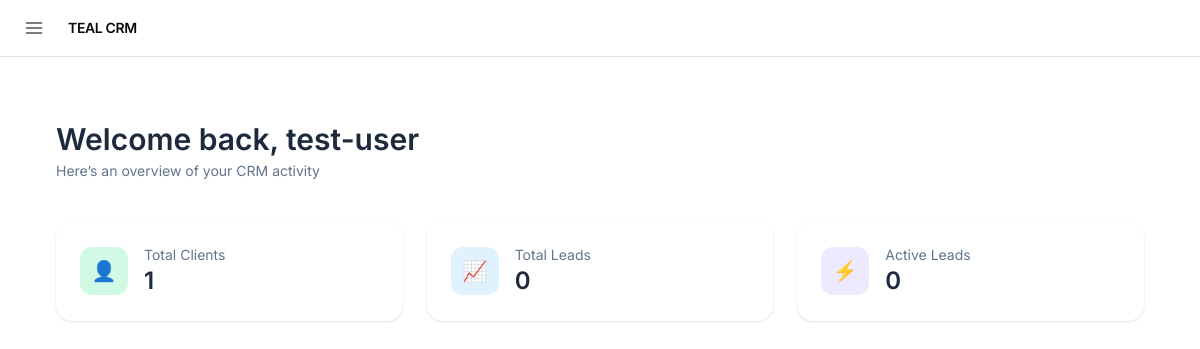
The page /dashboard/ (signed in) on the database as committed earlier.
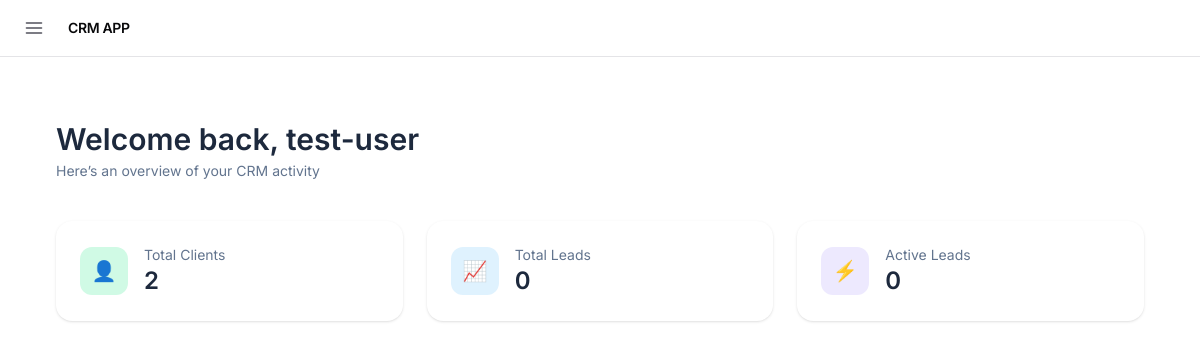
The same page on the database as committed later.
### settings/models.py (models this page shows, shortened)
class AppSetting(models.Model):
    app_name = models.CharField(max_length=100, default="Teal CRM")
    base_url = models.URLField(blank=True, default="")
    logo = models.ImageField(
        upload_to="branding/",
        blank=True,
        null=True
    )
    smtp_host = models.CharField(max_length=255, blank=True)
    smtp_port = models.PositiveIntegerField(default=587)
    smtp_username = models.CharField(max_length=255, blank=True)
    smtp_password = models.CharField(max_length=255, blank=True)
    smtp_use_tls = models.BooleanField(default=True)
    smtp_use_ssl = models.BooleanField(default=False)
    smtp_from_email = models.EmailField(blank=True)

### dashboard/views.py (the view)
# urls.py: path('dashboard/', include('dashboard.urls')),
@login_required
@never_cache
def dashboard(request):
    leads = Lead.objects.filter(
        lead_owner=request.user,
        deleted_at__isnull=True
    )
    total_clients = Client.objects.filter(
        created_by=request.user
    ).count()
    pipeline = {
        'new': leads.filter(status='new'),
        'contacted': leads.filter(status='contacted'),
        'qualified': leads.filter(status='qualified'),
        'won': leads.filter(status='won'),
        'lost': leads.filter(status='lost'),
    }
    return render(request, 'dashboard/dashboard.html', {
        'total_clients': total_clients,
        'total_leads': leads.count(),
        'active_leads': leads.exclude(status='lost').count(),
        'pipeline': pipeline,
    })

### crm/context_processors.py (called while the page is built)
def app_settings(request):
    setting = AppSetting.objects.first()
    return {
        'app_setting': setting
    }

### userprofile/context_processors.py (called while the page is built)
def sidebar_visibility(request):
    auth_pages = [
        'login',
        'signup',
        'login_otp',
        'verify_login_otp',
        'forgot_password',
        'verify_otp',
        'reset_password'
    ]
    current_url_name = request.resolver_match.url_name if request.resolver_match else None
    show_shell = request.user.is_authenticated and current_url_name not in auth_pages
    return {
        'show_app_shell': show_shell
    }

### dashboard/templates/dashboard/dashboard.html (shortened to what this page needs)
{% extends 'core/base.html' %}
{% block content %}
<div class="max-w-7xl mx-auto px-6 py-8">
    <div class="flex flex-col md:flex-row md:items-center md:justify-between gap-4 mb-10">
        <div>
            <h1 class="text-3xl font-semibold text-slate-800">
                Welcome back, {{ request.user.username }}
            </h1>
            <p class="text-slate-500 text-sm mt-1">
                Here’s an overview of your CRM activity
            </p>
        </div>
    </div>
    <div class="grid grid-cols-1 md:grid-cols-3 gap-6 mb-12">
        <div
            class="group bg-white rounded-2xl p-6 shadow-sm hover:shadow-lg
                   transition-all duration-300 hover:-translate-y-1"
        >
            <div class="flex items-center gap-4">
                <div
                    class="w-12 h-12 flex items-center justify-center rounded-xl
                           bg-emerald-100 text-emerald-600 text-xl"
                >
                    👤
                </div>
                <div>
                    <p class="text-slate-500 text-sm">Total Clients</p>
                    <p class="text-2xl font-semibold text-slate-800">
                        {{ total_clients }}
                    </p>
                </div>
            </div>
        </div>
        <div
            class="group bg-white rounded-2xl p-6 shadow-sm hover:shadow-lg
                   transition-all duration-300 hover:-translate-y-1"
        >
            <div class="flex items-center gap-4">
                <div
                    class="w-12 h-12 flex items-center justify-center rounded-xl
                           bg-sky-100 text-sky-600 text-xl"
                >
                    📈
                </div>
                <div>
                    <p class="text-slate-500 text-sm">Total Leads</p>
                    <p class="text-2xl font-semibold text-slate-800">
                        {{ total_leads }}
                    </p>
                </div>
            </div>
        </div>
        <div
            class="group bg-white rounded-2xl p-6 shadow-sm hover:shadow-lg
                   transition-all duration-300 hover:-translate-y-1"
        >
            <div class="flex items-center gap-4">
                <div
                    class="w-12 h-12 flex items-center justify-center rounded-xl
                           bg-violet-100 text-violet-600 text-xl"
                >
                    ⚡
                </div>
                <div>
                    <p class="text-slate-500 text-sm">Active Leads</p>
                    <p class="text-2xl font-semibold text-slate-800">
                        {{ active_leads }}
                    </p>
                </div>
            </div>
        </div>
    </div>
</div>
{% endblock %}

### accounts/templates/core/base.html (shortened to what this page needs)
<!doctype html>
<html lang="en">
<head>
    <script src="https://cdn.jsdelivr.net/npm/@tailwindcss/browser@4"></script>
</head>
<body class="h-screen overflow-hidden bg-white text-zinc-950 flex flex-col" x-data="{
    sidebarOpen: localStorage.getItem('sidebarOpen') !=='false',
    toggle() {
        this.sidebarOpen = !this.sidebarOpen;
        localStorage.setItem('sidebarOpen', this.sidebarOpen);
    }
  }"
>
    <header class="flex-none z-30 w-full border-b border-zinc-200 bg-white/80 backdrop-blur-md">
        <div class="flex items-center justify-between px-4 h-14">
            <div class="flex items-center gap-4">
                <button @click="sidebarOpen = !sidebarOpen"
                    class="p-2 rounded-md hover:bg-zinc-100 transition-colors cursor-pointer text-zinc-600 flex items-center justify-center">
                    <svg xmlns="http://www.w3.org/2000/svg" width="20" height="20" viewBox="0 0 24 24" fill="none"
                        stroke="currentColor" stroke-width="2" stroke-linecap="round" stroke-linejoin="round">
                        <line x1="3" x2="21" y1="6" y2="6" />
                        <line x1="3" x2="21" y1="12" y2="12" />
                        <line x1="3" x2="21" y1="18" y2="18" />
                    </svg>
                </button>
                <a href="{% url 'dashboard' %}" class="flex items-center">
                    {% if app_setting.logo %}
                    <img src="{{ app_setting.logo.url }}" alt="logo" class="h-7 w-auto object-contain">
                    {% else %}
                    <span class="text-sm font-semibold tracking-tight uppercase">
                        {{ app_setting.app_name|default:"Teal CRM" }}
                    </span>
                    {% endif %}
                </a>
            </div>
        </div>
    </header>
    <div class="flex flex-1 overflow-hidden">
        <main class="flex-1 overflow-y-auto bg-white min-w-0">
            <div class="px-8 py-8">
                {% block content %}{% endblock %}
            </div>
        </main>
    </div>
</body>
</html>

Rows that differ between the two databases and show on the page:
added AppSetting: app_name "CRM APP"
Other text that changed with them:
{{ total_clients }}: "1" → "2"
{{ app_setting.app_name|default:"Teal CRM" }}: "TEAL CRM" → (not shown)
